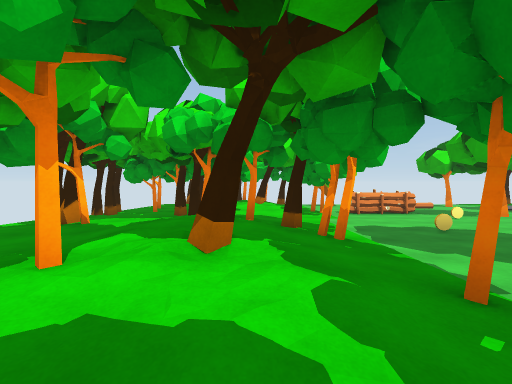
view 1 (above)

24 first-person views from a walk through a scene from a Unity 3-D project. The camera is 1.4 m above the floor, tilts 2° down and sees 90° across. The floor is counted in squares, 2 m on a side. Each view is taken from the middle of a square. On the plan, view 1 faces up. The plan holds only what a view shows up to about 9 squares ahead; the rest is blank.

view 2
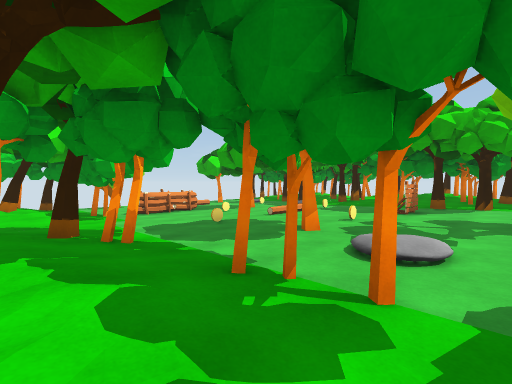

view 3
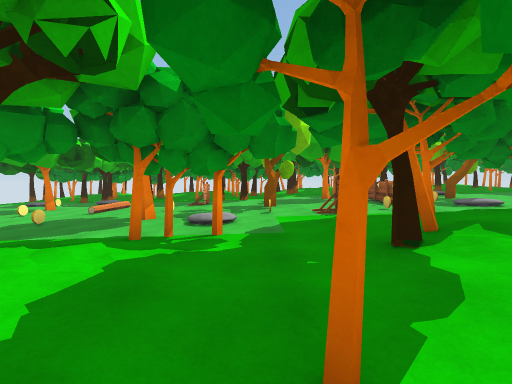

view 4
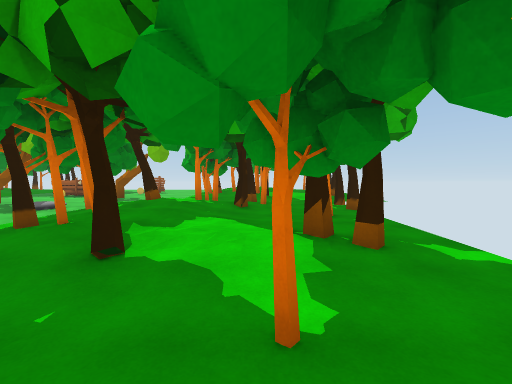

view 5
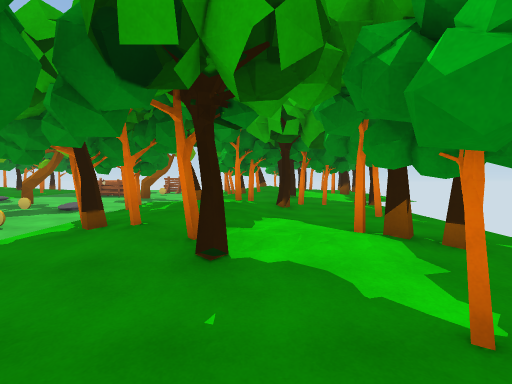

view 6
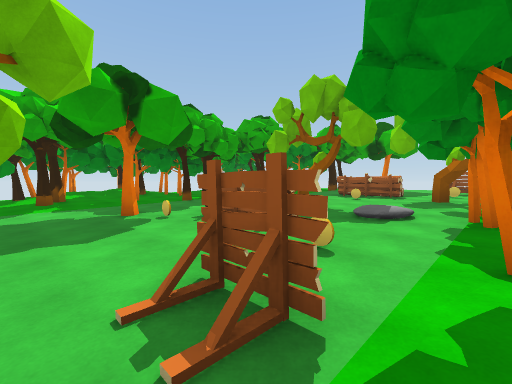

view 7
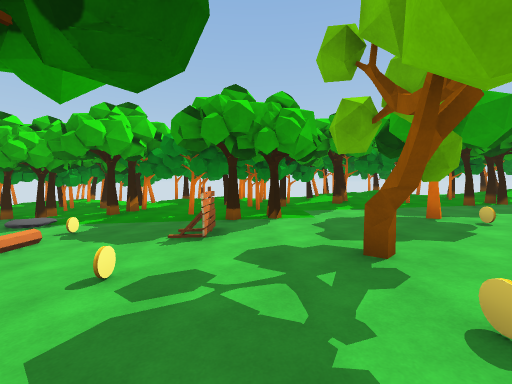

view 8
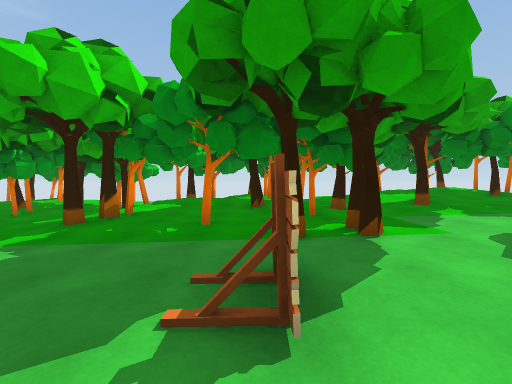

view 9
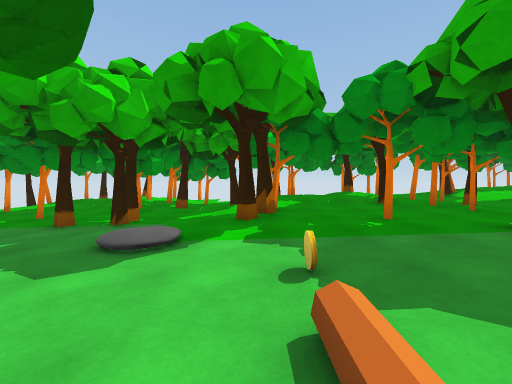

view 10
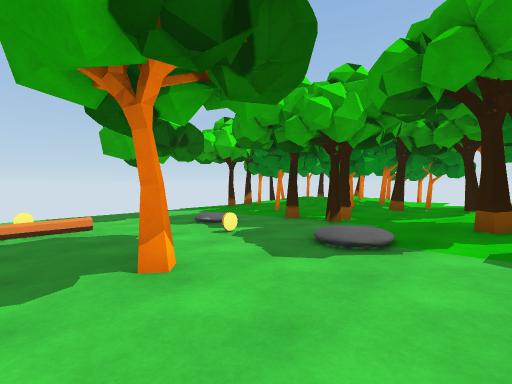

view 11
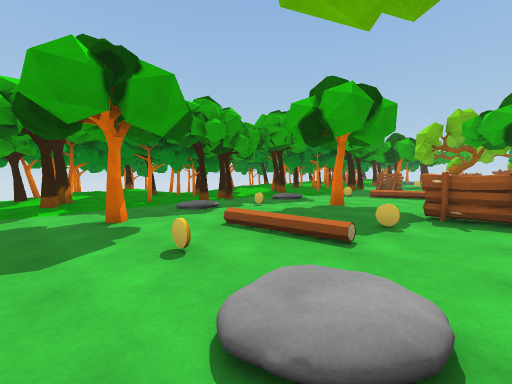

view 12
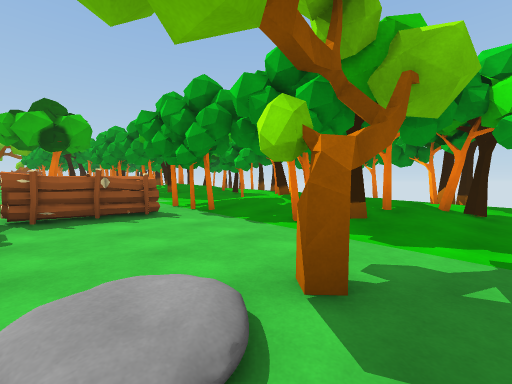

view 13
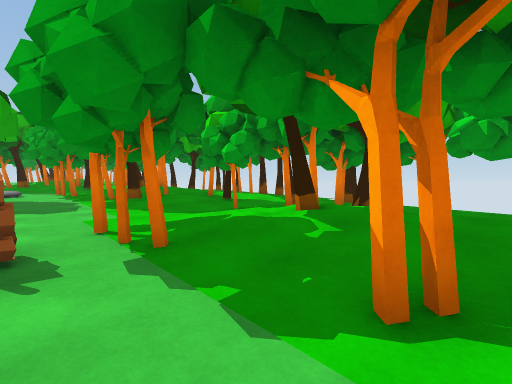

view 14
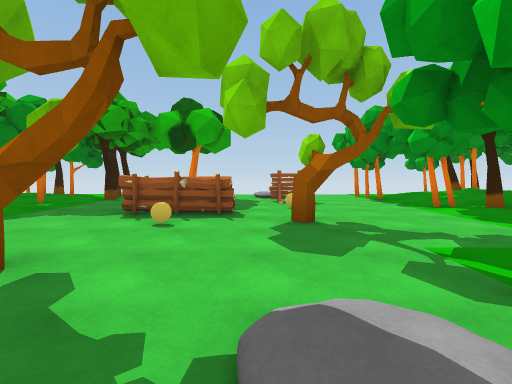

view 15
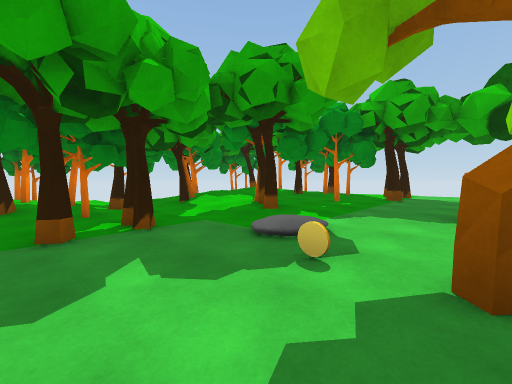

view 16
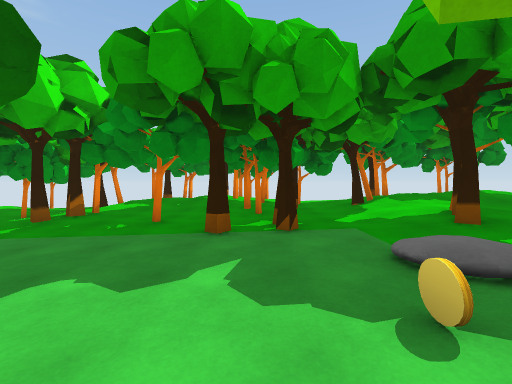

view 17
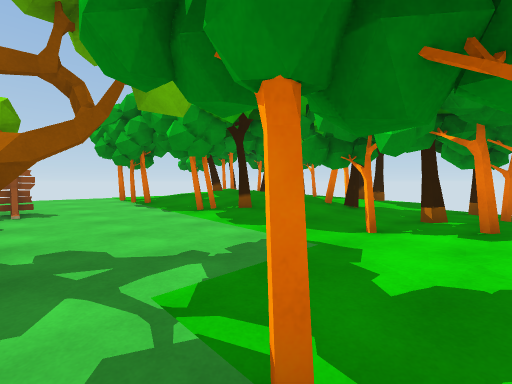

view 18
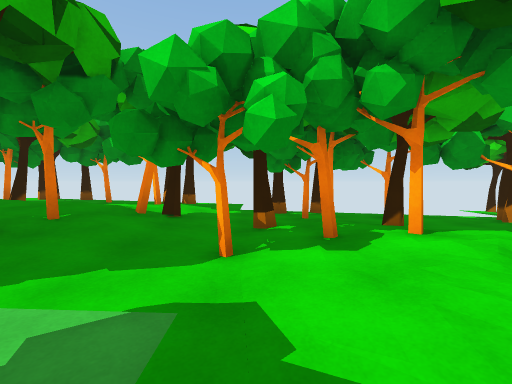

view 19
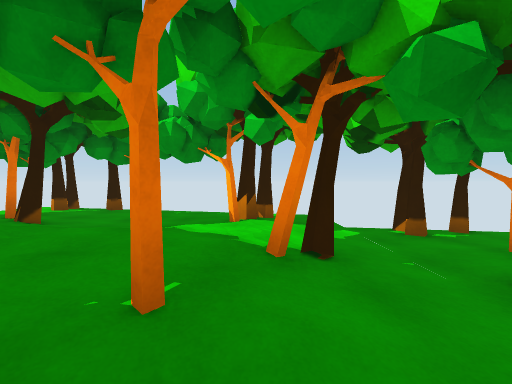

view 20
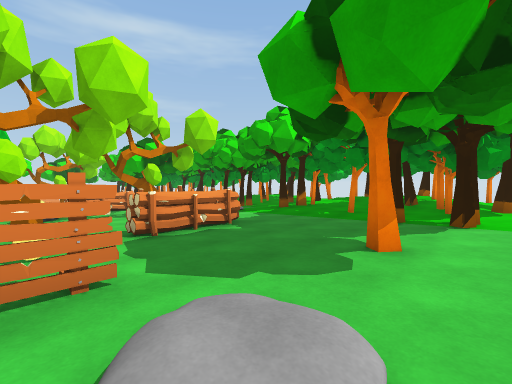

view 21
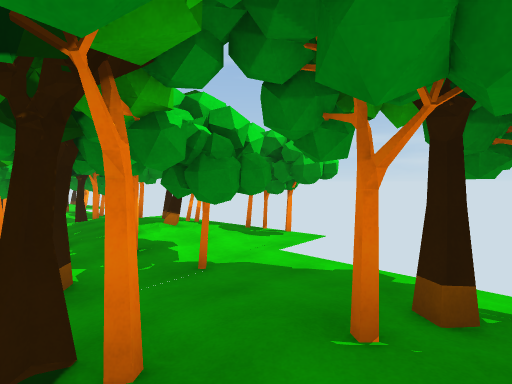

view 22
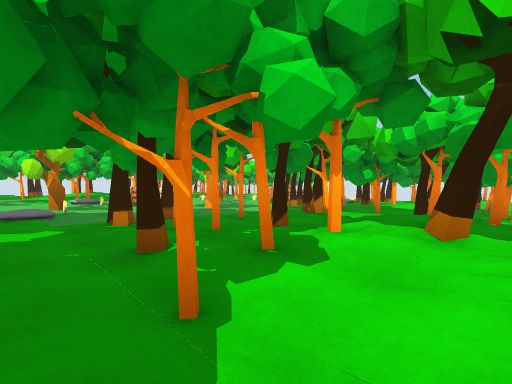

view 23
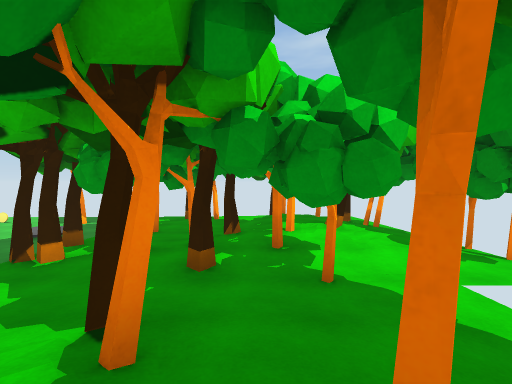

view 24
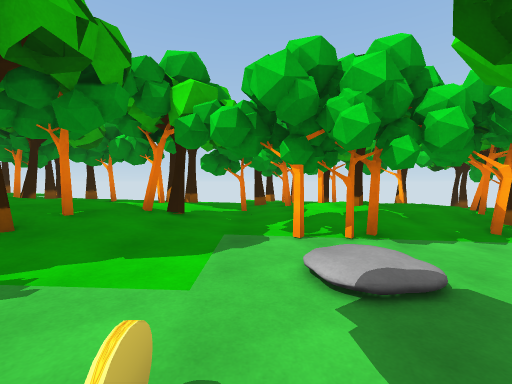

### Floor plan
Key: @ floor where view 1 was taken; # wall or solid block; x gap in a wall; . main floor; : floor 0.25 m higher than the main floor; - floor 0.25 m lower than the main floor; + floor 0.5 m higher than the main floor; * floor 0.75 m higher than the main floor; % floor 1 m higher than the main floor; & floor 1.25 m higher than the main floor; $ floor 1.75 m higher than the main floor; / step, stairs or slope; B barrier; T tree; C coin; R rock; O other object.
Columns run from 5 left of view 1 to 18 right of it. Each row starts with its distance up from view 1.
 13   //x//----------///x
 12   #.#//-T//C--T--#xx##/
 11  .. //#----------../+/#
 10  .. ///.------//.#.////
  9 #..###//..C.../.../#x//
  8 x..##//#BBB...C.#x##/:/#
  7 #..#......O.T.....#.#..
  6 .://#/........ R//##/.
  5 :#//##/:C::::C::#/##/
  4  ++/*/#:::::::::+///#
  3   :////::::::::#:+/ /
  2   /#xx#::TC::##++###/#
  1 ####//#//::::::+###//
  0   #++@+++C+T+++++#+++
 -1   +/##//+++T+++++/#//
 -2   /###x//#+++++++##x##
 -3   **//&/#C+++CT+***/&/#
 -4   *#*///***BB****#*////
 -5   **##//#**O******/#x//
 -6  x*%##//#//*****#x##///#
 -7  ##%#%%%%***TC/*%%#%#%%
 -8 %%///#%%%%%%%%/%//##/%
 -9 %#//##/%%T%C%%%%#/##/%
-10 %&&/$/#%%%%BB%%&&///#%
-11 &#&////%%O%%%%%#&&//
-12 #&/#xx#&&#&&&&&&&### #
-13 ####  #&&//&T&&&##   #
-14   #   &&&&&&&&&&&#

Where each view was taken, in squares from view 1:
view 1: 0 up, 0 right, facing up
view 2: 0 up, 0 right, facing up-right
view 3: 0 up, 2 left, facing right
view 4: 1 up, 1 left, facing down
view 5: 1 up, 0 right, facing down
view 6: 1 down, 3 right, facing down-right
view 7: 1 up, 3 right, facing right
view 8: 2 up, 6 right, facing right
view 9: 5 up, 6 right, facing right
view 10: 5 up, 6 right, facing up-right
view 11: 13 up, 4 right, facing down-right
view 12: 13 up, 5 right, facing down-left
view 13: 11 up, 3 right, facing down-left
view 14: 5 down, 5 right, facing down
view 15: 5 down, 7 right, facing down-right
view 16: 6 down, 7 right, facing right
view 17: 6 down, 4 right, facing down-left
view 18: 7 down, 3 right, facing left
view 19: 9 down, 1 right, facing left
view 20: 14 down, 4 right, facing up-right
view 21: 10 down, 13 right, facing up-right
view 22: 8 down, 16 right, facing up-left
view 23: 4 up, 14 right, facing up
view 24: 0 up, 5 right, facing left
